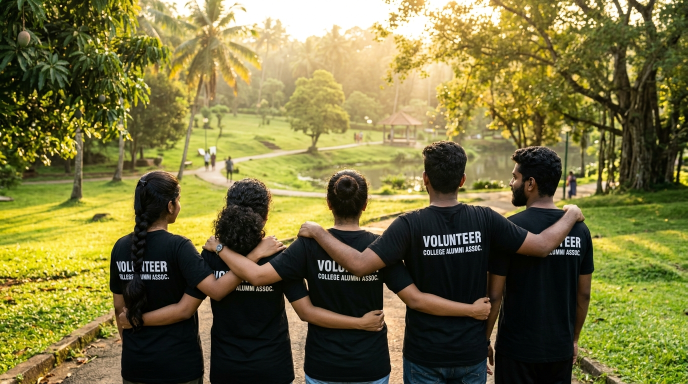
#> input picture mobile/assets/images/volunteers-team-hero.jpg, 1376 x 768 px, found by its file name (shown at 1/2 size)
$ python generate_all_screen_references.py
#> lines starting #> are read from the running program, lines starting #| are printed output that depends on the picture
### scripts/design_reference_builder.py
import os
import math
from PIL import Image, ImageDraw, ImageFont

FONTS_DIR = os.path.join(os.environ.get('WINDIR', 'C:\\Windows'), 'Fonts')

# Colors
BG_COLOR = (250, 248, 245, 255)       # #FAF8F5
PRIMARY_GOLD = (245, 184, 23, 255)    # #F5B817
DEEP_NAVY = (27, 43, 72, 255)         # #1B2B48
WHITE = (255, 255, 255, 255)          # #FFFFFF
WARM_BORDER = (239, 236, 230, 255)    # #EFECE6
SECONDARY_TEXT = (130, 125, 115, 255) # #827D73
CARD_SHADOW = (0, 0, 0, 12)
SUCCESS_GREEN = (22, 163, 74, 255)    # #16A34A
ACCENT_BLUE = (37, 99, 235, 255)      # #2563EB
ACCENT_PURPLE = (124, 58, 237, 255)   # #7C3AED
ACCENT_AMBER = (217, 119, 6, 255)     # #D97706
LIGHT_GOLD = (254, 243, 199, 255)     # #FEF3C7
LIGHT_GREEN = (220, 252, 231, 255)    # #DCFCE7
LIGHT_BLUE = (219, 234, 254, 255)     # #DBEAFE
LIGHT_RED = (254, 226, 226, 255)      # #FEE2E2
CRITICAL_RED = (220, 38, 38, 255)     # #DC2626

def get_font(name="arial.ttf", size=14):
    path = os.path.join(FONTS_DIR, name)
    if os.path.exists(path):
        try:
            return ImageFont.truetype(path, size)
        except Exception:
            pass
    return ImageFont.load_default()

FONT_TITLE_LG = get_font("georgiab.ttf", 26)
FONT_TITLE_MD = get_font("georgiab.ttf", 20)
FONT_TITLE_SM = get_font("georgiab.ttf", 16)
FONT_HEAD_BOLD = get_font("georgiab.ttf", 14)
FONT_BODY_LG = get_font("arial.ttf", 15)
FONT_BODY_MD = get_font("arial.ttf", 13)
FONT_BODY_BOLD = get_font("arialbd.ttf", 13)
FONT_BODY_SM = get_font("arial.ttf", 11)
FONT_BODY_SM_BOLD = get_font("arialbd.ttf", 11)
FONT_CAPTION = get_font("arial.ttf", 10)
FONT_CAPTION_BOLD = get_font("arialbd.ttf", 10)

def create_base_canvas(width=390, height=844):
#> called with width = 390, height = 844
    img = Image.new("RGBA", (width, height), BG_COLOR)
    draw = ImageDraw.Draw(img)
    return img, draw

def draw_status_bar(draw, width=390):
#> called with width = 390
    draw.text((32, 14), "9:41", fill=DEEP_NAVY, font=FONT_BODY_SM_BOLD)
    # Signal bars
    for i in range(4):
        h = 4 + i * 2.5
        x = width - 75 + i * 4
        draw.rounded_rectangle([x, 22 - h, x + 2.5, 22], radius=1, fill=DEEP_NAVY)
    # Wifi arc / symbol representation
    draw.arc([width - 55, 12, width - 42, 24], start=210, end=330, fill=DEEP_NAVY, width=2)
    draw.arc([width - 52, 15, width - 45, 24], start=210, end=330, fill=DEEP_NAVY, width=2)
    # Battery icon
    draw.rounded_rectangle([width - 36, 13, width - 16, 23], radius=3, outline=DEEP_NAVY, width=1)
    draw.rectangle([width - 15, 16, width - 14, 20], fill=DEEP_NAVY)
    draw.rounded_rectangle([width - 34, 15, width - 20, 21], radius=2, fill=DEEP_NAVY)

def draw_header_brand(img, draw, width=390):
    # Logo
    logo_path = "mobile/assets/images/logo.png"
    if os.path.exists(logo_path):
        try:
            logo = Image.open(logo_path).convert("RGBA")
            aspect = logo.width / logo.height
            logo_h = 38
            logo_w = int(logo_h * aspect)
            logo_resized = logo.resize((logo_w, logo_h), Image.Resampling.LANCZOS)
            img.paste(logo_resized, (16, 38), logo_resized)
        except Exception:
            draw.text((16, 44), "Maatram", fill=DEEP_NAVY, font=FONT_TITLE_MD)
    else:
        draw.text((16, 44), "Maatram", fill=DEEP_NAVY, font=FONT_TITLE_MD)

    # Notification Bell
    bell_x = width - 68
    draw.rounded_rectangle([bell_x, 42, bell_x + 28, 70], radius=14, fill=WHITE, outline=WARM_BORDER)
    # Bell icon representation
    draw.arc([bell_x + 8, 48, bell_x + 20, 60], start=180, end=360, fill=DEEP_NAVY, width=2)
    draw.line([bell_x + 6, 60, bell_x + 22, 60], fill=DEEP_NAVY, width=2)
    draw.ellipse([bell_x + 12, 62, bell_x + 16, 64], fill=DEEP_NAVY)
    # Red badge (3)
    draw.ellipse([bell_x + 18, 40, bell_x + 28, 50], fill=(220, 38, 38, 255))
    draw.text((bell_x + 21, 40), "3", fill=WHITE, font=FONT_CAPTION_BOLD)

    # Avatar
    avatar_x = width - 36
    draw.ellipse([avatar_x, 42, avatar_x + 28, 70], fill=(229, 231, 235, 255), outline=PRIMARY_GOLD, width=2)
    draw.ellipse([avatar_x + 8, 48, avatar_x + 20, 60], fill=(156, 163, 175, 255))
    draw.chord([avatar_x + 3, 56, avatar_x + 25, 75], start=180, end=360, fill=(156, 163, 175, 255))

def draw_header_nav(img, draw, title, width=390, show_back=True, action_text=None):
    if show_back:
        # Back arrow
        draw.line([24, 52, 17, 58], fill=DEEP_NAVY, width=2)
        draw.line([17, 58, 24, 64], fill=DEEP_NAVY, width=2)

    draw.text((44 if show_back else 20, 48), title, fill=DEEP_NAVY, font=FONT_TITLE_MD)

    if action_text:
        draw.text((width - 80, 52), action_text, fill=PRIMARY_GOLD, font=FONT_BODY_SM_BOLD)

def draw_bottom_nav(draw, width=390, height=844, active_index=0):
    nav_h = 64
    y = height - nav_h - 10
    draw.rectangle([0, y, width, height], fill=WHITE)
    draw.line([0, y, width, y], fill=WARM_BORDER, width=1)

    tabs = [
        ("Home", "H"),
        ("Events", "E"),
        ("Leaderboard", "L"),
        ("More", "M")
    ]

    tab_w = width / len(tabs)
    for i, (name, icon_c) in enumerate(tabs):
        tx = int(i * tab_w + tab_w / 2)
        is_active = (i == active_index)
        if is_active:
            pill_w = 48
            draw.rounded_rectangle([tx - pill_w//2, y + 6, tx + pill_w//2, y + 32], radius=13, fill=PRIMARY_GOLD)
            draw.text((tx - 5, y + 10), icon_c, fill=DEEP_NAVY, font=FONT_BODY_SM_BOLD)
            draw.text((tx - len(name)*3, y + 36), name, fill=DEEP_NAVY, font=FONT_CAPTION_BOLD)
        else:
            draw.text((tx - 5, y + 12), icon_c, fill=SECONDARY_TEXT, font=FONT_BODY_SM_BOLD)
            draw.text((tx - len(name)*3, y + 36), name, fill=SECONDARY_TEXT, font=FONT_CAPTION)

def draw_card(draw, x, y, w, h, radius=16, fill=WHITE, border=WARM_BORDER, shadow=True):
    # Shadow
    if shadow:
        draw.rounded_rectangle([x, y + 2, x + w, y + h + 2], radius=radius, fill=(0, 0, 0, 8))
    draw.rounded_rectangle([x, y, x + w, y + h], radius=radius, fill=fill, outline=border, width=1)

def draw_button(draw, x, y, w, h, label, is_primary=True, radius=16):
    bg = PRIMARY_GOLD if is_primary else WHITE
    border = PRIMARY_GOLD if is_primary else WARM_BORDER
    fg = DEEP_NAVY if is_primary else DEEP_NAVY
    draw.rounded_rectangle([x, y, x + w, y + h], radius=radius, fill=bg, outline=border, width=1)
    # Center text
    font = FONT_BODY_BOLD
    bbox = draw.textbbox((0, 0), label, font=font)
    tw = bbox[2] - bbox[0]
    th = bbox[3] - bbox[1]
    draw.text((x + (w - tw) / 2, y + (h - th) / 2 - 2), label, fill=fg, font=font)

def draw_input(draw, x, y, w, h, label, value="", placeholder="", radius=12, is_password=False):
    draw.text((x, y - 18), label, fill=DEEP_NAVY, font=FONT_BODY_SM_BOLD)
    draw.rounded_rectangle([x, y, x + w, y + h], radius=radius, fill=WHITE, outline=WARM_BORDER, width=1)
    display_text = ("••••••••" if is_password and value else (value if value else placeholder))
    text_color = DEEP_NAVY if value else SECONDARY_TEXT
    draw.text((x + 14, y + (h - 14) / 2), display_text, fill=text_color, font=FONT_BODY_MD)

def draw_pill(draw, x, y, label, bg=LIGHT_GOLD, fg=DEEP_NAVY, radius=12):
    font = FONT_CAPTION_BOLD
    bbox = draw.textbbox((0, 0), label, font=font)
    tw = bbox[2] - bbox[0]
    w = tw + 18
    h = 24
    draw.rounded_rectangle([x, y, x + w, y + h], radius=radius, fill=bg)
    draw.text((x + 9, y + 4), label, fill=fg, font=font)
    return w

### scripts/generate_all_screen_references.py
import os
import sys
from PIL import Image, ImageDraw, ImageFont

sys.path.append(os.path.dirname(__file__))
from design_reference_builder import (
    BG_COLOR, PRIMARY_GOLD, DEEP_NAVY, WHITE, WARM_BORDER, SECONDARY_TEXT,
    SUCCESS_GREEN, ACCENT_BLUE, ACCENT_PURPLE, ACCENT_AMBER, LIGHT_GOLD,
    LIGHT_GREEN, LIGHT_BLUE, LIGHT_RED, CRITICAL_RED,
    FONT_TITLE_LG, FONT_TITLE_MD, FONT_TITLE_SM, FONT_HEAD_BOLD,
    FONT_BODY_LG, FONT_BODY_MD, FONT_BODY_BOLD, FONT_BODY_SM,
    FONT_BODY_SM_BOLD, FONT_CAPTION, FONT_CAPTION_BOLD,
    create_base_canvas, draw_status_bar, draw_header_brand, draw_header_nav,
    draw_bottom_nav, draw_card, draw_button, draw_input, draw_pill, get_font
)

W = 390
H = 844

def save_screen(img, relative_path):
    out_path = os.path.join("docs", "design-reference", relative_path)
    os.makedirs(os.path.dirname(out_path), exist_ok=True)
    img.save(out_path, quality=95)
    print(f"Generated: {out_path} ({img.size[0]}x{img.size[1]})")

# ==============================================================================
# GROUP 1: AUTHENTICATION
# ==============================================================================

def gen_login():
    img, draw = create_base_canvas(W, H)
    draw_status_bar(draw, W)

    # Top hero photo background with organic swoop
    hero_path = "mobile/assets/images/volunteers-team-hero.jpg"
    if os.path.exists(hero_path):
        hero = Image.open(hero_path).convert("RGBA")
        hero_resized = hero.resize((W, 220), Image.Resampling.LANCZOS)
        img.paste(hero_resized, (0, 36), hero_resized)
        # Golden gradient overlay
        overlay = Image.new("RGBA", (W, 220), (250, 248, 245, 120))
        img.paste(overlay, (0, 36), overlay)
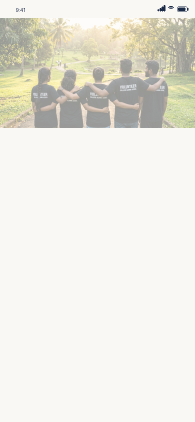
#> img: PIL image 390x844 RGBA (shown at 1/2 size); mean R, G, B, A 231.7, 229.1, 219.6, 238.3; transparent parts drawn white

    # Logo
    logo_path = "mobile/assets/images/logo.png"
    if os.path.exists(logo_path):
        logo = Image.open(logo_path).convert("RGBA")
        logo_h = 44
        logo_w = int(logo_h * (logo.width / logo.height))
        logo_resized = logo.resize((logo_w, logo_h), Image.Resampling.LANCZOS)
        img.paste(logo_resized, ((W - logo_w) // 2, 50), logo_resized)

    # White Auth Card (Sheet)
    card_y = 190
    card_h = 600
    draw.rounded_rectangle([16, card_y, W - 16, card_y + card_h], radius=24, fill=WHITE, outline=WARM_BORDER)

    # Title & Subtitle
    draw.text((36, card_y + 32), "Together, We Make\na Difference.", fill=DEEP_NAVY, font=FONT_TITLE_MD)
    draw.text((36, card_y + 88), "Welcome back! Sign in to continue your\nvolunteering journey.", fill=SECONDARY_TEXT, font=FONT_BODY_MD)

    # Form fields
    field_y = card_y + 140
    draw_input(draw, 36, field_y, W - 72, 48, "Email Address", "priya.s@maatram.org")
    draw_input(draw, 36, field_y + 76, W - 72, 48, "Password", "••••••••", is_password=True)

    # Remember me & Forgot Password
    draw.rounded_rectangle([36, field_y + 144, 48, field_y + 156], radius=3, fill=PRIMARY_GOLD)
    draw.text((54, field_y + 144), "Remember me", fill=DEEP_NAVY, font=FONT_BODY_SM)
    draw.text((W - 146, field_y + 144), "Forgot Password?", fill=DEEP_NAVY, font=FONT_BODY_SM_BOLD)

    # Sign In Button
    draw_button(draw, 36, field_y + 180, W - 72, 50, "Sign In", is_primary=True)

    # Register Link
    draw.text((W//2 - 96, field_y + 256), "New volunteer?", fill=SECONDARY_TEXT, font=FONT_BODY_MD)
    draw.text((W//2 + 4, field_y + 256), "Register Here", fill=DEEP_NAVY, font=FONT_BODY_BOLD)

    save_screen(img, "01-authentication/login.png")
#> in save_screen, `img.save(out_path, quality=95)`:
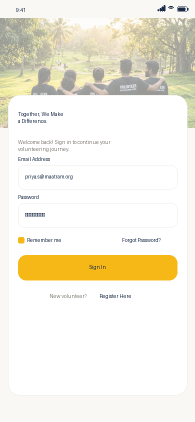
#> saved as login.png: PIL image 390x844 RGBA (shown at 1/2 size); mean R, G, B, A 239.7, 235.6, 221.2, 242.9; transparent parts drawn white
#| Generated: docs/design-reference/01-authentication/login.png (390x844)

def gen_forgot_password():
    img, draw = create_base_canvas(W, H)
    draw_status_bar(draw, W)
    draw_header_nav(img, draw, "Reset Password", W, show_back=True)

    # Center Card
    draw_card(draw, 20, 120, W - 40, 460, radius=24)

    # Envelope Icon Illustration
    draw.ellipse([W//2 - 40, 160, W//2 + 40, 240], fill=LIGHT_GOLD)
    draw.rectangle([W//2 - 24, 186, W//2 + 24, 216], outline=PRIMARY_GOLD, width=3, fill=WHITE)
    draw.line([W//2 - 24, 186, W//2, 202], fill=PRIMARY_GOLD, width=2)
    draw.line([W//2 + 24, 186, W//2, 202], fill=PRIMARY_GOLD, width=2)

    draw.text((W//2 - 80, 260), "Forgot Password?", fill=DEEP_NAVY, font=FONT_TITLE_MD)
    draw.text((44, 300), "No worries! Enter your registered email address\nand we'll send you a password reset link.", fill=SECONDARY_TEXT, font=FONT_BODY_MD, align="center")

    draw_input(draw, 44, 380, W - 88, 48, "Email Address", "priya.s@maatram.org")
    draw_button(draw, 44, 450, W - 88, 48, "Send Reset Link", is_primary=True)

    draw.text((W//2 - 50, 520), "Back to Sign In", fill=DEEP_NAVY, font=FONT_BODY_SM_BOLD)

    save_screen(img, "01-authentication/forgot_password.png")
#> call 2 of save_screen, with relative_path = '01-authentication/forgot_password.png'
#> in save_screen (call 2), `img.save(out_path, quality=95)`:
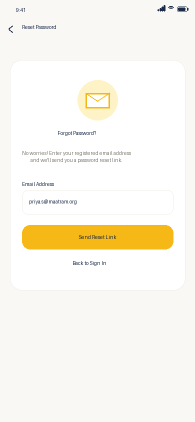
#> saved as forgot_password.png: PIL image 390x844 RGBA (shown at 1/2 size); mean R, G, B, A 250, 246.1, 236.9, 254.5; transparent parts drawn white
#| Generated: docs/design-reference/01-authentication/forgot_password.png (390x844)

def gen_reset_password():
    img, draw = create_base_canvas(W, H)
    draw_status_bar(draw, W)
    draw_header_nav(img, draw, "New Password", W, show_back=True)

    draw_card(draw, 20, 110, W - 40, 520, radius=24)

    # Lock Icon
    draw.ellipse([W//2 - 36, 140, W//2 + 36, 212], fill=LIGHT_GOLD)
    draw.rounded_rectangle([W//2 - 18, 172, W//2 + 18, 198], radius=3, fill=PRIMARY_GOLD)
    draw.arc([W//2 - 12, 154, W//2 + 12, 182], start=180, end=360, fill=PRIMARY_GOLD, width=4)

    draw.text((W//2 - 84, 226), "Reset Your Password", fill=DEEP_NAVY, font=FONT_TITLE_MD)
    draw.text((54, 262), "Create a strong new password for your account.", fill=SECONDARY_TEXT, font=FONT_BODY_MD)

    draw_input(draw, 44, 320, W - 88, 46, "New Password", "••••••••", is_password=True)
    draw_input(draw, 44, 396, W - 88, 46, "Confirm Password", "••••••••", is_password=True)

    # Checklist
    checks = ["At least 8 characters", "One uppercase letter", "One number or symbol"]
    for i, item in enumerate(checks):
        cy = 460 + i * 22
        draw.ellipse([46, cy, 56, cy + 10], fill=SUCCESS_GREEN)
        draw.text((64, cy - 2), item, fill=DEEP_NAVY, font=FONT_CAPTION)

    draw_button(draw, 44, 540, W - 88, 48, "Reset Password", is_primary=True)

    save_screen(img, "01-authentication/reset_password.png")
#> call 3 of save_screen, with relative_path = '01-authentication/reset_password.png'
#> in save_screen (call 3), `img.save(out_path, quality=95)`:
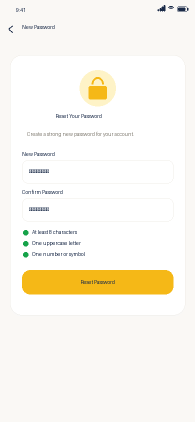
#> saved as reset_password.png: PIL image 390x844 RGBA (shown at 1/2 size); mean R, G, B, A 249.7, 246, 236.7, 254.5; transparent parts drawn white
#| Generated: docs/design-reference/01-authentication/reset_password.png (390x844)

# ==============================================================================
# GROUP 2: REGISTRATION (6-STEP FLOW)
# ==============================================================================

def draw_reg_stepper(draw, current_step, title, subtitle):
    # Header bar
#> called with current_step = 1, title = 'Basic Details'
    draw.text((20, 48), f"Step {current_step} of 6", fill=PRIMARY_GOLD, font=FONT_BODY_SM_BOLD)
    # Progress track
    total_steps = 6
    track_w = W - 40
    step_w = (track_w - (total_steps - 1) * 6) / total_steps
    for i in range(total_steps):
        x = 20 + i * (step_w + 6)
        color = PRIMARY_GOLD if i < current_step else WARM_BORDER
        draw.rounded_rectangle([x, 72, x + step_w, 77], radius=2, fill=color)

    # Headline
    draw.text((20, 96), title, fill=DEEP_NAVY, font=FONT_TITLE_MD)
    draw.text((20, 126), subtitle, fill=SECONDARY_TEXT, font=FONT_BODY_MD)

def gen_reg_step1():
    img, draw = create_base_canvas(W, H)
    draw_status_bar(draw, W)
    draw_reg_stepper(draw, 1, "Basic Details", "Let's start with your personal information.")

    draw_card(draw, 20, 160, W - 40, 360, radius=20)
    draw_input(draw, 40, 200, W - 80, 46, "Full Name", "Priya Sharma")
    draw_input(draw, 40, 276, W - 80, 46, "Email Address", "priya.s@maatram.org")
    draw_input(draw, 40, 352, W - 80, 46, "Mobile Number", "+91 98765 43210")

    draw_button(draw, 20, 740, W - 40, 50, "Next →", is_primary=True)
    save_screen(img, "02-registration/registration_basic_details.png")
#> in save_screen (call 4), `img.save(out_path, quality=95)`:
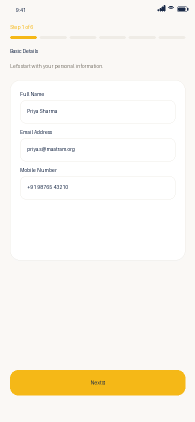
#> saved as registration_basic_details.png: PIL image 390x844 RGBA (shown at 1/2 size); mean R, G, B, A 249.7, 245.2, 234.8, 254.5; transparent parts drawn white
#| Generated: docs/design-reference/02-registration/registration_basic_details.png (390x844)

def gen_reg_step2():
    img, draw = create_base_canvas(W, H)
    draw_status_bar(draw, W)
    draw_reg_stepper(draw, 2, "Select Category", "Choose the volunteer category that best describes you.")

    categories = [
        ("Student Volunteer", "Enrolled in college/university seeking mentorship & engagement", ACCENT_BLUE, True),
        ("Alumni Volunteer", "Graduated professional providing leadership and career guidance", ACCENT_PURPLE, False),
        ("Corporate Panelist", "Industry expert conducting mock interviews and soft skills workshops", ACCENT_AMBER, False),
    ]

    y = 170
    for title, desc, color, selected in categories:
        draw_card(draw, 20, y, W - 40, 96, radius=18, fill=WHITE, border=PRIMARY_GOLD if selected else WARM_BORDER)
        # Radio circle
        draw.ellipse([36, y + 24, 52, y + 40], outline=color if selected else WARM_BORDER, width=2)
        if selected:
            draw.ellipse([40, y + 28, 48, y + 36], fill=color)
        draw.text((64, y + 20), title, fill=DEEP_NAVY, font=FONT_HEAD_BOLD)
        draw.text((64, y + 44), desc[:48] + "...", fill=SECONDARY_TEXT, font=FONT_BODY_SM)
        y += 112
#> after the loop, y = 506

    draw_button(draw, 20, 740, W - 40, 50, "Next →", is_primary=True)
    save_screen(img, "02-registration/registration_category.png")
#| Generated: docs/design-reference/02-registration/registration_category.png (390x844)

def gen_reg_step3():
    img, draw = create_base_canvas(W, H)
    draw_status_bar(draw, W)
    draw_reg_stepper(draw, 3, "Category Details", "Tell us more about your educational background.")

    draw_card(draw, 20, 160, W - 40, 360, radius=20)
    draw_input(draw, 40, 200, W - 80, 46, "College / University Name", "Sathyabama Institute of Science and Tech")
    draw_input(draw, 40, 276, W - 80, 46, "Degree / Program", "B.Tech Computer Science")
    draw_input(draw, 40, 352, W - 80, 46, "Year of Study", "Final Year (4th Year)")

    draw_button(draw, 20, 740, W - 40, 50, "Next →", is_primary=True)
    save_screen(img, "02-registration/registration_category_details.png")
#> in save_screen (call 6), `img.save(out_path, quality=95)`:
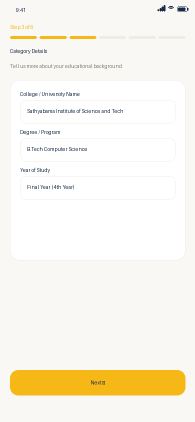
#> saved as registration_category_details.png: PIL image 390x844 RGBA (shown at 1/2 size); mean R, G, B, A 249.3, 244.8, 234.1, 254.5; transparent parts drawn white
#| Generated: docs/design-reference/02-registration/registration_category_details.png (390x844)

def gen_reg_step4():
    img, draw = create_base_canvas(W, H)
    draw_status_bar(draw, W)
    draw_reg_stepper(draw, 4, "Skills & Availability", "Help us match you with the right opportunities.")

    draw_card(draw, 20, 160, W - 40, 380, radius=20)
    draw.text((40, 180), "Select Your Skills & Interests", fill=DEEP_NAVY, font=FONT_HEAD_BOLD)

    chips = ["Mentoring", "Public Speaking", "Event Support", "Career Guidance", "Content Writing", "Coordination"]
    cx, cy = 40, 210
    for chip in chips:
        pill_w = draw_pill(draw, cx, cy, chip, bg=LIGHT_GOLD, fg=DEEP_NAVY)
        cx += pill_w + 8
        if cx > W - 120:
            cx = 40
            cy += 36
#> this loop made 6 passes
#> pill_w on passes 1 to 6: 68, 95, 84, 98, 94, 78
#> after the loop, cx = 40; cy = 282

    draw_input(draw, 40, cy + 60, W - 80, 46, "Preferred Availability", "Weekends (Saturday & Sunday)")
    draw_input(draw, 40, cy + 136, W - 80, 46, "City / Location", "Chennai, Tamil Nadu")

    draw_button(draw, 20, 740, W - 40, 50, "Next →", is_primary=True)
    save_screen(img, "02-registration/registration_skills_availability.png")
#> in save_screen (call 7), `img.save(out_path, quality=95)`:
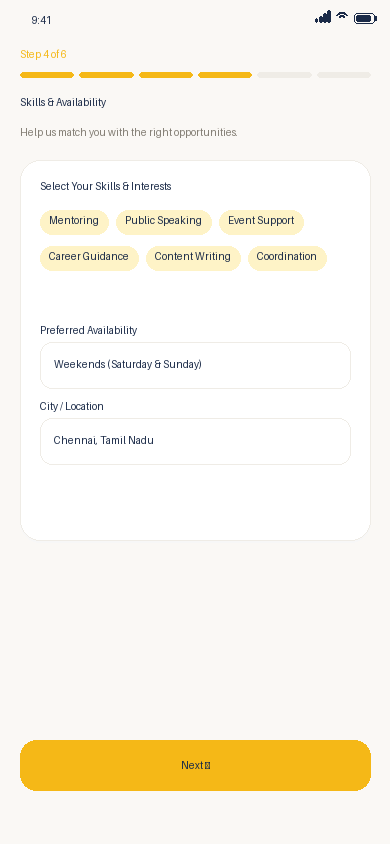
#> saved as registration_skills_availability.png: PIL image 390x844 RGBA; mean R, G, B, A 248.9, 244.1, 231.9, 254.5; transparent parts drawn white
#| Generated: docs/design-reference/02-registration/registration_skills_availability.png (390x844)

def gen_reg_step5():
    img, draw = create_base_canvas(W, H)
    draw_status_bar(draw, W)
#> (the rest of the program and of its run is left out)
